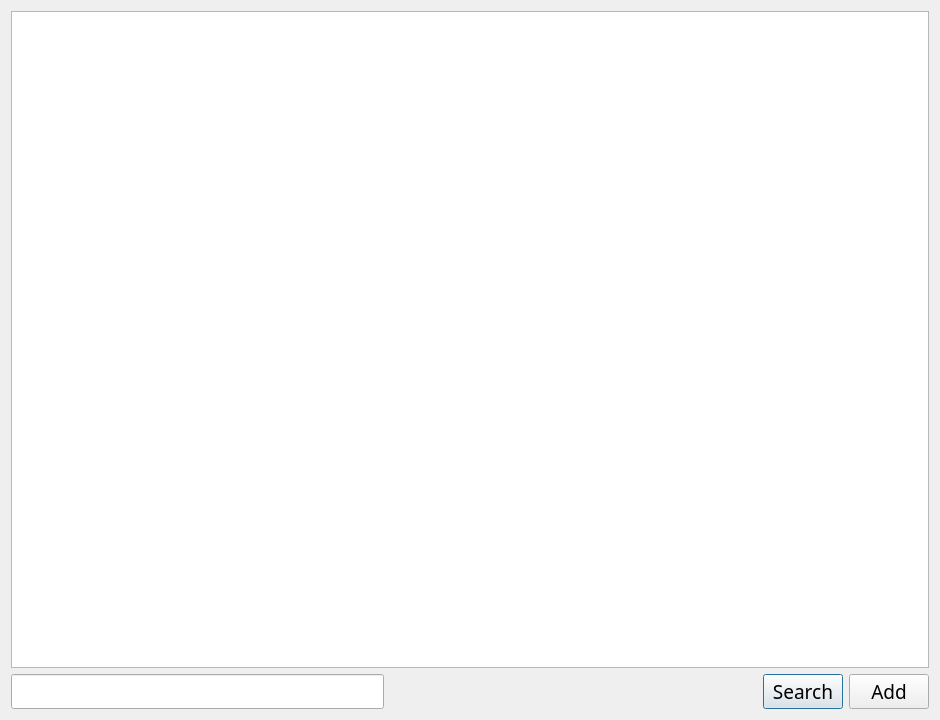
<?xml version="1.0" encoding="UTF-8"?>
<ui version="4.0">
 <class>AccList</class>
 <widget class="QDialog" name="AccList">
  <property name="geometry">
   <rect>
    <x>0</x>
    <y>0</y>
    <width>940</width>
    <height>720</height>
   </rect>
  </property>
  <property name="minimumSize">
   <size>
    <width>720</width>
    <height>720</height>
   </size>
  </property>
  <property name="font">
   <font>
    <family>MesloLGS NF</family>
    <pointsize>14</pointsize>
   </font>
  </property>
  <property name="windowTitle">
   <string>Pass manager</string>
  </property>
  <property name="windowIcon">
   <iconset>
    <normaloff>../../lab2/lab2/1024px-OOjs_UI_icon_lock.svg.png</normaloff>../../lab2/lab2/1024px-OOjs_UI_icon_lock.svg.png</iconset>
  </property>
  <layout class="QGridLayout" name="gridLayout">
   <item row="1" column="0">
    <widget class="QListWidget" name="listWidget"/>
   </item>
   <item row="2" column="0">
    <layout class="QHBoxLayout" name="horizontalLayout">
     <item>
      <widget class="QLineEdit" name="searchInput"/>
     </item>
     <item>
      <spacer name="horizontalSpacer">
       <property name="orientation">
        <enum>Qt::Horizontal</enum>
       </property>
       <property name="sizeHint" stdset="0">
        <size>
         <width>40</width>
         <height>20</height>
        </size>
       </property>
      </spacer>
     </item>
     <item>
      <widget class="QPushButton" name="searchButton">
       <property name="text">
        <string>Search</string>
       </property>
      </widget>
     </item>
     <item>
      <widget class="QPushButton" name="addAccBtn">
       <property name="text">
        <string>Add</string>
       </property>
      </widget>
     </item>
    </layout>
   </item>
  </layout>
 </widget>
 <resources/>
 <connections/>
</ui>
